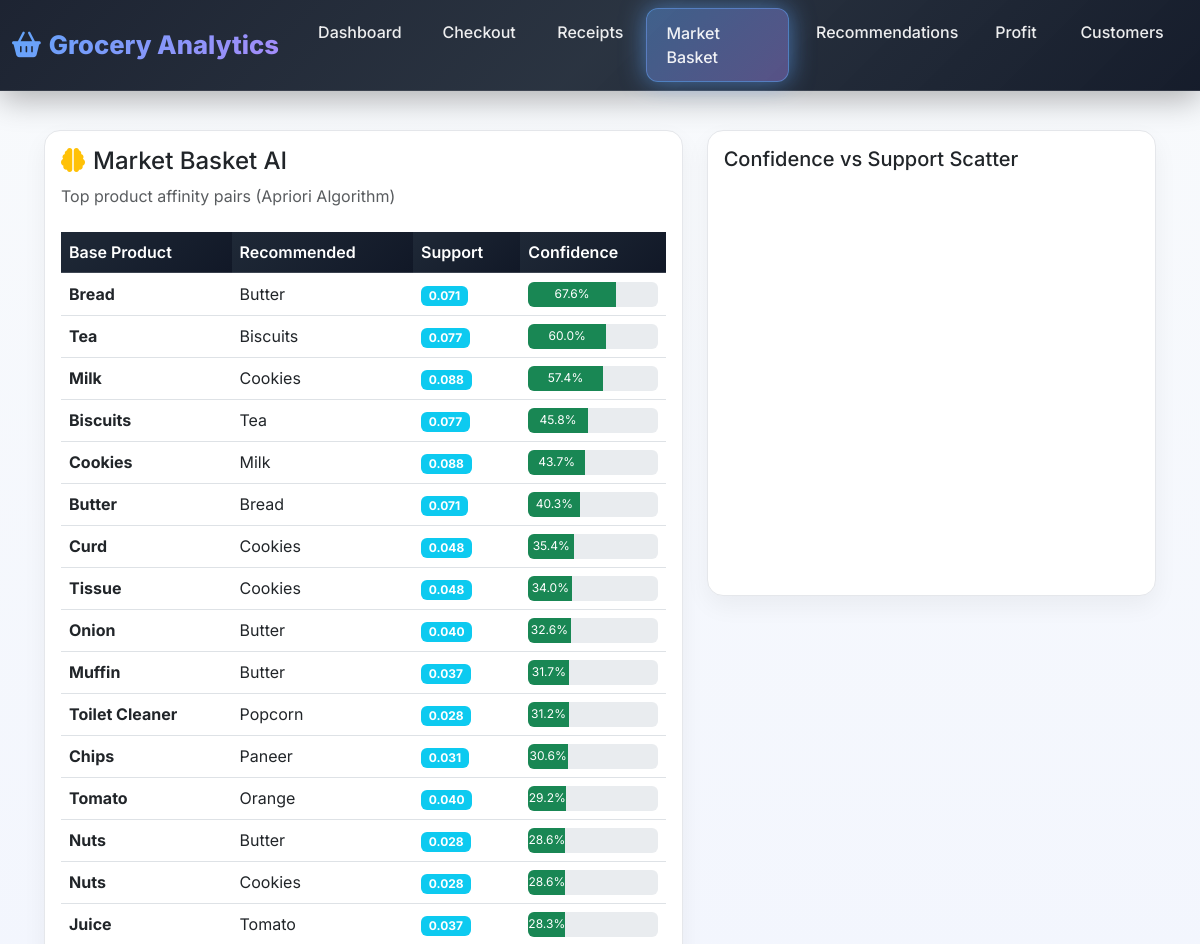
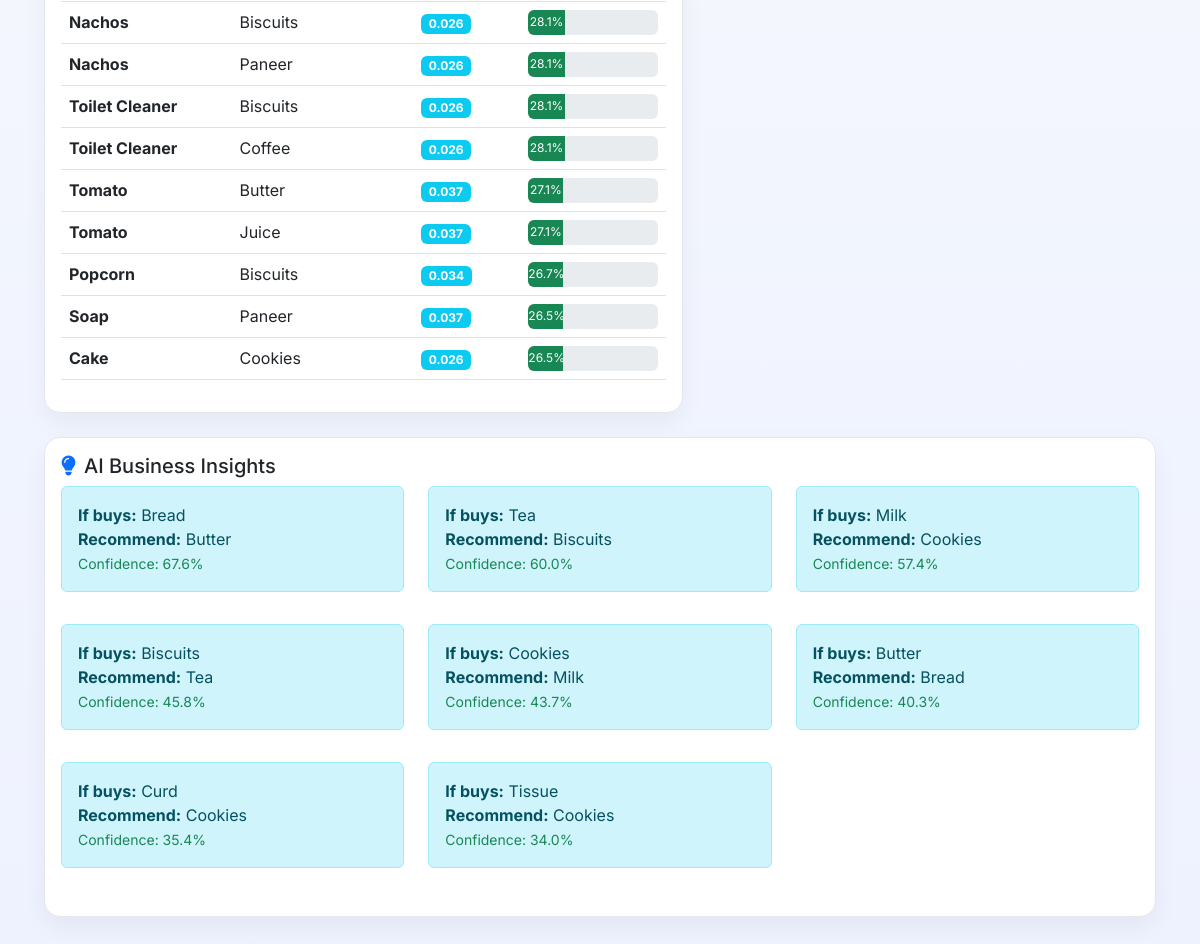
Page /market_basket (signed in) on the committed database (2 pictures, top to bottom).
### tables this page shows
CREATE TABLE recommendations (
        rec_id INTEGER PRIMARY KEY AUTOINCREMENT,
        base_product TEXT,
        recommended_product TEXT,
        support_score REAL,
        confidence_score REAL,
        generated_at TEXT
    );

### app.py (the view)
@app.route('/market_basket')
def market_basket():
    if 'user_id' not in session:
        return redirect(url_for('login'))
    recommend_df = query_df("SELECT * FROM recommendations")
    top_pairs = recommend_df.groupby(
        ['base_product','recommended_product'],
        as_index=False
    )[['support_score','confidence_score']].mean().sort_values(
        ['confidence_score','support_score'],
        ascending=False
    ).head(25)
    fig = px.scatter(
        top_pairs,
        x='support_score',
        y='confidence_score',
        size='confidence_score',
        hover_name='base_product',
        color='base_product'
    )
    return render_template('market_basket.html',
                         top_pairs=top_pairs.to_dict('records'),
                         chart_data=json.dumps(top_pairs.to_dict('records')),
                         user=session)

### app.py (called while the page is built)
@app.context_processor
def inject_user():
    if 'user_id' not in session:
        return {'user': None}
    return {'user': session}

def get_conn():
    return sqlite3.connect(DB_NAME, check_same_thread=False)

def query_df(query, params=()):
    conn = get_conn()
    df = pd.read_sql_query(query, conn, params=params)
    conn.close()
    return df

### templates/market_basket.html (shortened to what this page needs)
{% extends "base.html" %}
{% block content %}
<div class="container-fluid">
    <div class="row">
        <div class="col-lg-7 mb-4">
            <div class="card">
                <div class="card-body">
                    <h4><i class="fas fa-brain text-warning me-2"></i>Market Basket AI</h4>
                    <p class="text-muted mb-4">Top product affinity pairs (Apriori Algorithm)</p>
                    <div class="table-responsive">
                        <table class="table table-hover datatable">
                            <thead class="table-dark">
                                <tr>
                                    <th>Base Product</th>
                                    <th>Recommended</th>
                                    <th>Support</th>
                                    <th>Confidence</th>
                                </tr>
                            </thead>
                            <tbody>
                                {% for pair in top_pairs %}
                                <tr>
                                    <td><strong>{{ pair.base_product }}</strong></td>
                                    <td>{{ pair.recommended_product }}</td>
                                    <td><span class="badge bg-info">{{ "%.3f"|format(pair.support_score) }}</span></td>
                                    <td>
                                        <div class="progress" style="height: 25px;">
                                            <div class="progress-bar bg-success"
                                                 style="width: {{ (pair.confidence_score * 100)|round(1) }}%">
                                                {{ "%.1f"|format(pair.confidence_score * 100) }}%
                                            </div>
                                        </div>
                                    </td>
                                </tr>
                                {% endfor %}
                            </tbody>
                        </table>
                    </div>
                </div>
            </div>
        </div>
        <div class="col-lg-5 mb-4">
            <div class="card">
                <div class="card-body">
                    <h5>Confidence vs Support Scatter</h5>
                    <div id="scatter-chart" style="height: 400px; width: 100%;"></div>
                </div>
            </div>
        </div>
    </div>
    <div class="row">
        <div class="col-12">
            <div class="card">
                <div class="card-body">
                    <h5><i class="fas fa-lightbulb text-primary me-2"></i>AI Business Insights</h5>
                    <div class="row">
                        {% for pair in top_pairs[:8] %}
                        <div class="col-md-6 col-lg-4 mb-3">
                            <div class="alert alert-info">
                                <strong>If buys:</strong> {{ pair.base_product }}<br>
                                <strong>Recommend:</strong> {{ pair.recommended_product }}<br>
                                <small class="text-success">Confidence: {{ "%.1f"|format(pair.confidence_score * 100) }}%</small>
                            </div>
                        </div>
                        {% endfor %}
                    </div>
                </div>
            </div>
        </div>
    </div>
</div>
{% endblock %}

### static/css/style.css (style rules this page uses)
:root { --primary: #2563eb; --primary-soft: #dbeafe; --accent: #10b981; --background: #f8fafc; --card: #ffffff; --border: #e5e7eb; --text-main: #111827; --text-muted: #6b7280; --shadow: 0 10px 25px rgba(0,0,0,0.05); }
html { box-sizing: border-box; width: 100%; overflow-x: hidden; }
*, *::before, *::after { box-sizing: inherit; }
body { margin: 0; padding: 0; width: 100%; background: linear-gradient(180deg, #f8fafc 0%, #eef2ff 100%); font-family: 'Inter', sans-serif; color: var(--text-main); padding-top: 90px; }
.card { background: var(--card); border: 1px solid var(--border); border-radius: 16px; box-shadow: var(--shadow); transition: all 0.2s ease; }
.table th { border-top: none; font-weight: 600; color: white; background: linear-gradient(135deg, #1f2937 0%, #111827 100%); }
.table-dark th { color: white !important; background: linear-gradient(135deg, #1f2937 0%, #111827 100%) !important; border-color: rgba(255,255,255,0.1); }
.table thead th { border-bottom: 2px solid rgba(255,255,255,0.15); }
.table td { vertical-align: middle; }

### rows in the picture
recommendations: base_product "Bread", base_product "Bread"
recommendations: recommended_product "Butter" "Butter" "Butter" "Butter" "Butter", base_product "Curd", recommended_product "Butter", base_product "Curd"
recommendations: base_product "Tea", base_product "Tea"
recommendations: recommended_product "Biscuits" "Biscuits" "Biscuits" "Biscuits", recommended_product "Biscuits"
recommendations: base_product "Milk", base_product "Milk"
recommendations: recommended_product "Cookies" "Cookies" "Cookies" "Cookies" "Cookies", recommended_product "Cookies" "Cookies" "Cookies"
recommendations: base_product "Biscuits", base_product "Biscuits"
recommendations: recommended_product "Tea", recommended_product "Tea"
recommendations: base_product "Cookies", base_product "Cookies"
recommendations: recommended_product "Milk", recommended_product "Milk"
recommendations: base_product "Butter", base_product "Butter"
recommendations: recommended_product "Bread", recommended_product "Bread"
recommendations: base_product "Tissue", base_product "Tissue"
recommendations: base_product "Onion"
recommendations: base_product "Muffin"
recommendations: base_product "Toilet Cleaner" "Toilet Cleaner" "Toilet Cleaner"
recommendations: recommended_product "Popcorn"
recommendations: base_product "Chips"
recommendations: recommended_product "Paneer" "Paneer" "Paneer"
recommendations: base_product "Tomato" "Tomato" "Tomato"
recommendations: recommended_product "Orange"
recommendations: base_product "Nuts" "Nuts"
recommendations: base_product "Juice"
recommendations: recommended_product "Tomato"
recommendations: base_product "Nachos" "Nachos"
recommendations: recommended_product "Coffee"
recommendations: recommended_product "Juice"
recommendations: base_product "Popcorn"
recommendations: base_product "Soap"
recommendations: base_product "Cake"

### other values in the picture
{{ "%.3f"|format(pair.support_score) }} "0.071" "0.077" "0.088" "0.077" "0.088" "0.071" "0.048" "0.048" "0.040" "0.037" "0.028" "0.031" "0.040" "0.028" "0.028" "0.037" "0.026" "0.026" "0.026" "0.026" "0.037" "0.037" "0.034" "0.037" "0.026"
{{ "%.1f"|format(pair.confidence_score * 100) }} "67.6" "60.0" "57.4" "45.8" "43.7" "40.3" "35.4" "34.0" "32.6" "31.7" "31.2" "30.6" "29.2" "28.6" "28.6" "28.3" "28.1" "28.1" "28.1" "28.1" "27.1" "27.1" "26.7" "26.5" "26.5"
{{ "%.1f"|format(pair.confidence_score * 100) }} "67.6" "60.0" "57.4" "45.8" "43.7" "40.3" "35.4" "34.0"
